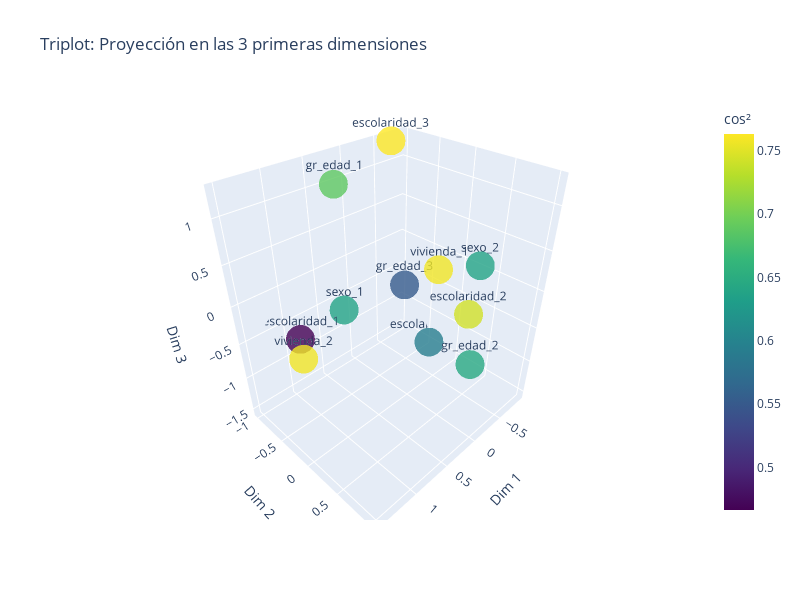

The code cell stored with this chart in its notebook:
### Code cell
mca_triplot(ca, X1, 800, 600)

### Figure 1 — Plotly figure (JSON) as saved in the notebook; plotly's stock layout.template omitted (floating-point values rounded to 4 significant figures)
{"data": [{"hovertemplate": "<b>%{text}</b><br><br>Dim 1: %{x}<br>Dim 2: %{y}<br>Dim 3: %{z}<br><extra></extra>", "marker": {"color": [0.6881, 0.6448, 0.5516, 0.6378, 0.6378, 0.4663, 0.7431, 0.7634, 0.5937, 0.7581, 0.7581], "colorbar": {"len": 1, "thickness": 30, "title": {"text": "cos²"}, "y": 0.5, "yanchor": "middle"}, "colorscale": [[0, "#440154"], [0.1111, "#482878"], [0.2222, "#3e4989"], [0.3333, "#31688e"], [0.4444, "#26828e"], [0.5556, "#1f9e89"], [0.6667, "#35b779"], [0.7778, "#6ece58"], [0.8889, "#b5de2b"], [1, "#fde725"]], "opacity": 0.8, "size": 10}, "mode": "markers+text", "text": ["gr_edad_1", "gr_edad_2", "gr_edad_3", "sexo_1", "sexo_2", "escolaridad_1", "escolaridad_2", "escolaridad_3", "escolaridad_4", "vivienda_1", "vivienda_2"], "textposition": "top center", "type": "scatter3d", "x": [0.5792, 0.193, -0.5309, 0.5188, -0.5188, 1.017, 0.1657, -0.7049, -0.9127, -0.5018, 1.505], "y": [-0.4912, 1.018, -0.5833, -0.5308, 0.5308, -0.7272, 0.9169, -1.002, -0.4445, -0.0207, 0.0622], "z": [1.22, -0.3534, -0.4531, -0.2947, 0.2947, -0.5506, 0.2002, 1.246, -1.528, 0.0216, -0.0648]}], "layout": {"height": 600, "scene": {"xaxis": {"title": {"text": "Dim 1"}}, "yaxis": {"title": {"text": "Dim 2"}}, "zaxis": {"title": {"text": "Dim 3"}}}, "showlegend": false, "title": {"text": "Triplot: Proyección en las 3 primeras dimensiones"}, "width": 800}}
